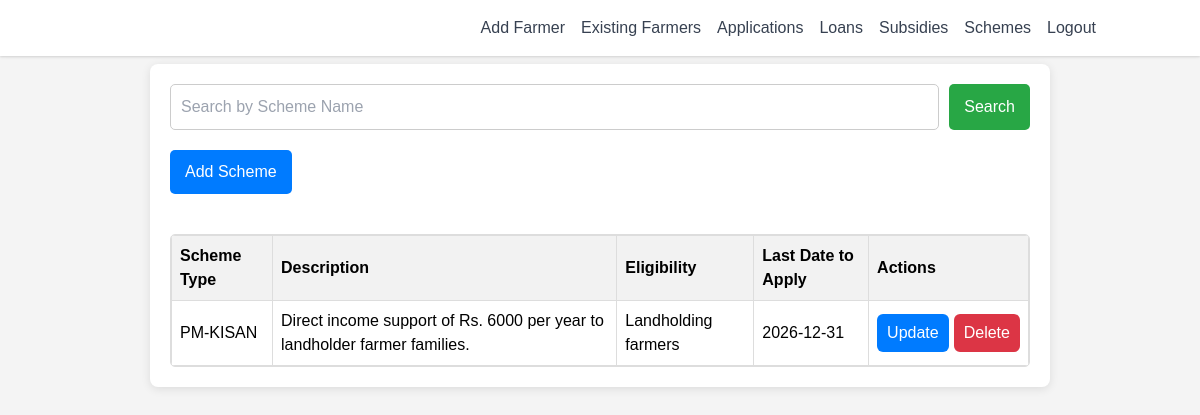
The page /manage_schemes (signed in) on the database its author committed.
### tables this page shows
CREATE TABLE schemes (
    scheme_id INTEGER PRIMARY KEY AUTOINCREMENT,
    scheme_name VARCHAR(255) NOT NULL UNIQUE,
    description TEXT NOT NULL,
    eligibility TEXT NOT NULL,
    last_date_apply DATE NOT NULL,
    deleted BOOLEAN DEFAULT FALSE
);

### app.py (the view)
@app.route('/manage_schemes', methods=['GET'])
def manage_schemes():
    if 'auth_email' not in session:
        flash('You need to log in to access this page.', 'error')
        return redirect(url_for('auth_login'))
    cursor = mysql.connection.cursor(MySQLdb.cursors.DictCursor)
    scheme_name = request.args.get('scheme_name', '')
    if scheme_name:
        cursor.execute(
            "SELECT * FROM schemes WHERE scheme_name LIKE %s AND deleted = FALSE",
            ('%' + scheme_name + '%',)
        )
    else:
        cursor.execute("SELECT * FROM schemes WHERE deleted = FALSE")
    schemes = cursor.fetchall()
    cursor.close()
    return render_template('manage_schemes.html', schemes=schemes)

### preview_frontend.py (called while the page is built)
    def execute(self, query, params=None):
        query = query.replace('%s', '?')
        query = query.replace('AUTO_INCREMENT', 'AUTOINCREMENT')
        if params is None:
            self.cursor.execute(query)
        else:
            if not isinstance(params, (tuple, list)):
                params = (params,)
            self.cursor.execute(query, params)
        return self

    def _process_row(self, row):
        if row is None:
            return None
        import datetime
        d = dict(row)
        for k, v in d.items():
            if isinstance(v, str):
                if re.match(r'^\d{4}-\d{2}-\d{2}$', v):
                    try:
                        d[k] = datetime.datetime.strptime(v, '%Y-%m-%d').date()
                    except:
                        pass
                elif re.match(r'^\d{4}-\d{2}-\d{2} \d{2}:\d{2}:\d{2}(\.\d+)?$', v):
                    try:
                        d[k] = datetime.datetime.strptime(v.split('.')[0], '%Y-%m-%d %H:%M:%S')
                    except:
                        pass
        return d if self.dict_mode else tuple(d.values())

    def fetchall(self):
        rows = self.cursor.fetchall()
        return [self._process_row(r) for r in rows if r is not None]

    def close(self):
        self.cursor.close()

    def cursor(self, cursorclass=None):
        dict_mode = cursorclass is not None
        return SQLiteMySQLBridgeCursor(self._conn.cursor(), dict_mode=dict_mode)

    @property
    def connection(self):
        if self._conn is None:
            self._conn = SQLiteMySQLBridgeConnection('agridata_preview.db')
        return self._conn

### templates/manage_schemes.html (shortened to what this page needs)
{% extends "base2.html" %}
{% block extra_css %}
    <link rel="stylesheet" href="{{ url_for('static', filename='css/styles1.css') }}">
{% endblock %}
{% block content %}
<div class="main-container">
    <form id="search-form" method="GET" action="{{ url_for('manage_schemes') }}" class="search-form">
        <input type="text" name="scheme_name" placeholder="Search by Scheme Name" class="input-field" required>
        <button type="submit" class="search-button">Search</button>
    </form>
    <button id="toggle-add-scheme" class="add-button">Add Scheme</button>
    <div class="table-container">
        <table id="scheme-table">
            <thead>
                <tr>
                    <th>Scheme Type</th>
                    <th>Description</th>
                    <th>Eligibility</th>
                    <th>Last Date to Apply</th>
                    <th>Actions</th>
                </tr>
            </thead>
            <tbody>
                {% for scheme in schemes %}
                <tr data-id="{{ scheme['scheme_id'] }}">
                    <td>{{ scheme['scheme_name'] }}</td>
                    <td contenteditable="true" data-field="description">{{ scheme['description'] }}</td>
                    <td contenteditable="true" data-field="eligibility">{{ scheme['eligibility'] }}</td>
                    <td contenteditable="true" data-field="last_date_apply">{{ scheme['last_date_apply'].strftime('%Y-%m-%d') }}</td>
                    <td>
                        <div class="action-buttons">
                            <form action="{{ url_for('update_scheme', id=scheme['scheme_id']) }}" method="post" class="update-form" onsubmit="return handleUpdate(event, {{ scheme['scheme_id'] }})">
                                <button type="submit" class="action-button update-button">Update</button>
                            </form>
                            <form action="{{ url_for('delete_scheme', scheme_id=scheme['scheme_id']) }}" method="post">
                                <button type="submit" class="action-button delete-button" onclick="return confirm('Are you sure you want to delete this scheme?');">Delete</button>
                            </form>
                        </div>
                    </td>
                </tr>
                {% endfor %}
            </tbody>
        </table>
    </div>
</div>
{% endblock %}

### static/css/styles1.css (style rules this page uses)
body { font-family: Arial, sans-serif; background-color: #f4f4f4; margin: 0; padding: 0; }
.main-container { max-width: 900px; margin: auto; background: #fff; padding: 20px; border-radius: 8px; box-shadow: 0 2px 10px rgba(0, 0, 0, 0.1); }
.search-form { display: flex; justify-content: space-between; margin-bottom: 20px; }
.input-field { flex: 1; padding: 10px; border: 1px solid #ccc; border-radius: 5px; margin-right: 10px; }
.search-button { padding: 10px 15px; border: none; background-color: #28a745; color: white; border-radius: 5px; cursor: pointer; }
.add-button { padding: 10px 15px; border: none; background-color: #007bff; color: white; border-radius: 5px; cursor: pointer; margin-bottom: 20px; }
.table-container { margin-top: 20px; max-height: 400px; overflow-y: auto; overflow-x: auto; border: 1px solid #ddd; border-radius: 5px; background-color: #fff; }
.action-buttons { display: flex; gap: 5px; align-items: center; }
.action-button { background-color: #007bff; color: white; padding: 7px 10px; border: none; border-radius: 6px; cursor: pointer; }
.delete-button { background-color: #dc3545; }

### templates/manage_schemes.html (style rules this page uses)
#scheme-table { width: 100%; border-collapse: collapse; }
#scheme-table th, #scheme-table td { border: 1px solid #ddd; padding: 8px; text-align: left; }
#scheme-table th { background-color: #f2f2f2; }

### rows shown on the page
schemes: scheme_name "PM-KISAN", description "Direct income support of Rs. 6000 per year to landholder farmer families.", eligibility "Landholding farmers", last_date_apply "2026-12-31"
